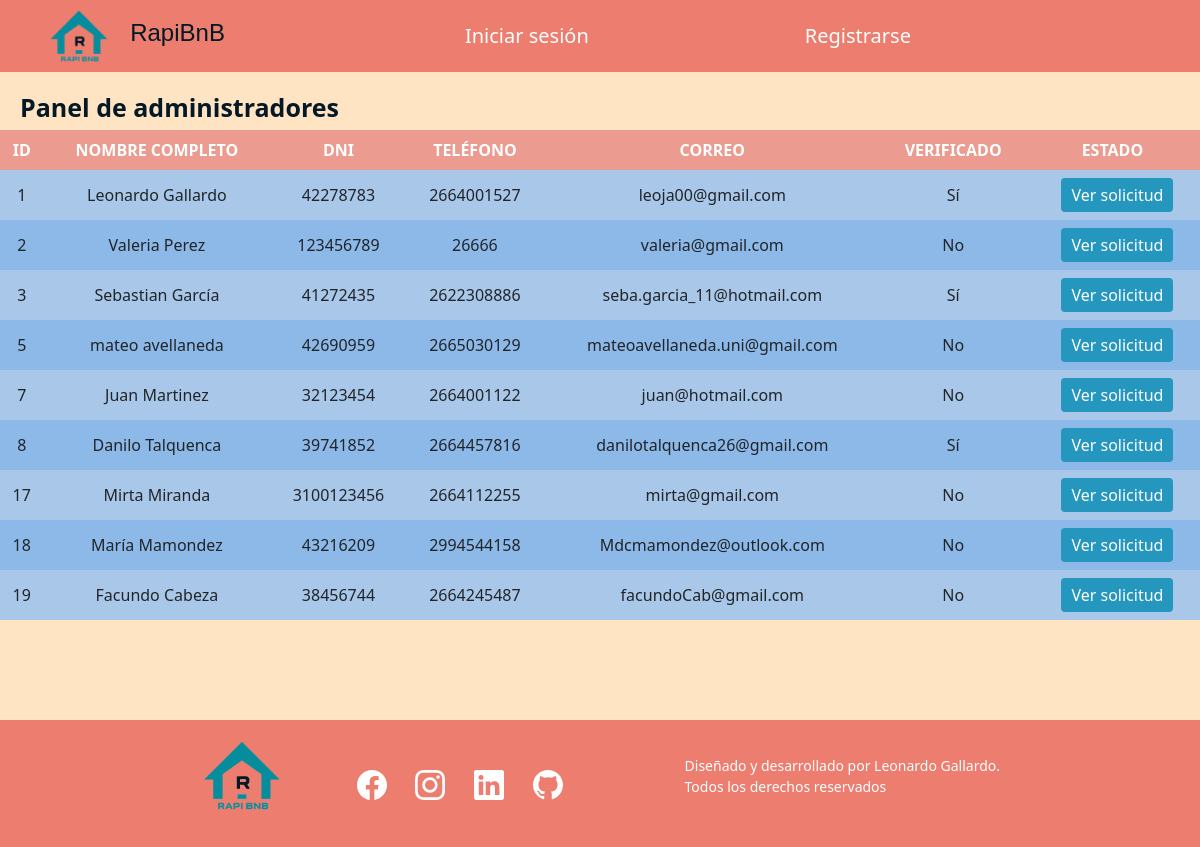
The page /panelAdmin.php on the database as committed earlier.
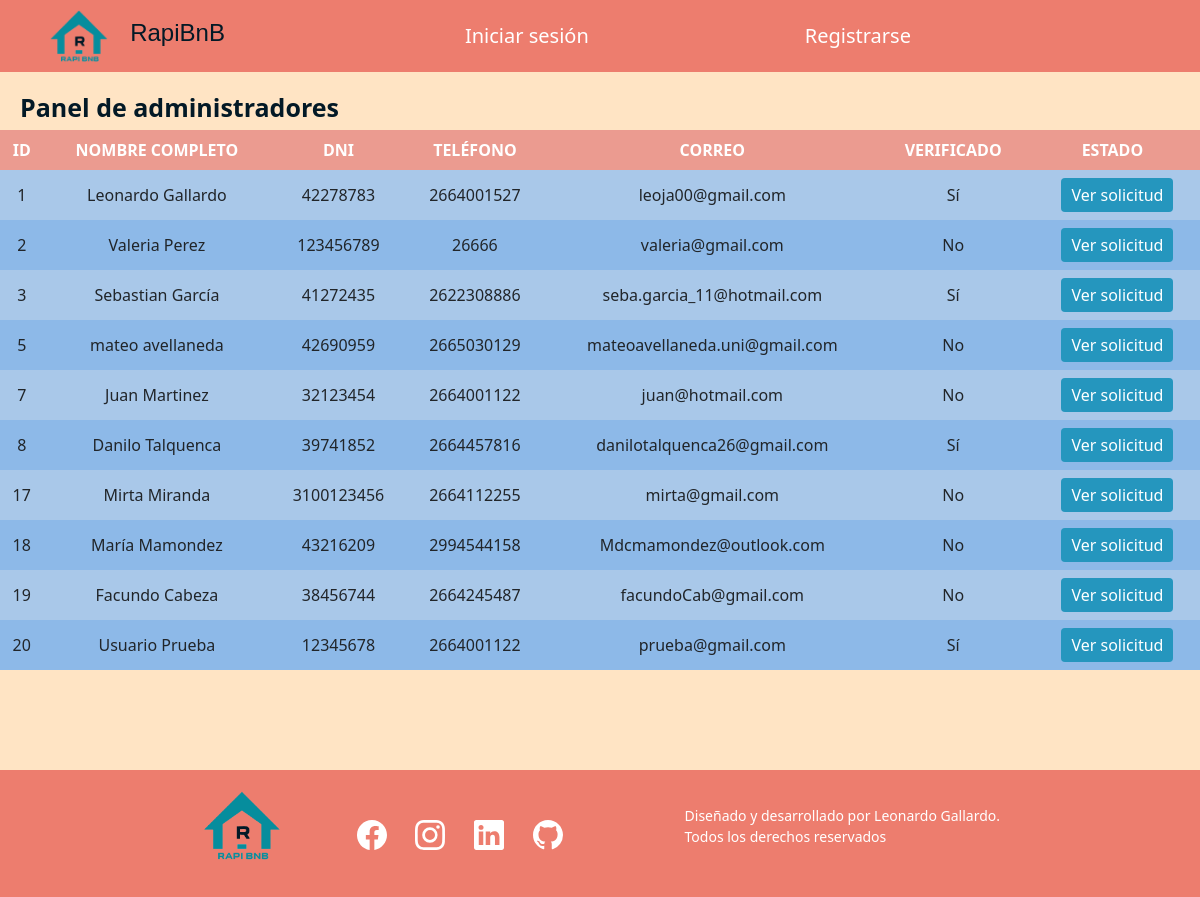
The same page on the database as committed later.
### tables this page shows
CREATE TABLE `usuarios` (
  `ID` int(11) NOT NULL,
  `Nombre` varchar(255) NOT NULL,
  `Apellido` varchar(255) NOT NULL,
  `DNI` varchar(20) NOT NULL,
  `CorreoElectronico` varchar(255) NOT NULL,
  `Telefono` varchar(20) DEFAULT NULL,
  `Intereses` text DEFAULT NULL,
  `Avatar` varchar(255) DEFAULT NULL,
  `Verificado` tinyint(1) DEFAULT 0,
  `FechaVerificacion` date DEFAULT NULL,
  `Biografia` text DEFAULT NULL,
  `Rol` tinyint(1) DEFAULT 0,
  `Contraseña` varchar(255) NOT NULL,
  `MensajeVerificacion` text DEFAULT NULL,
  `ArchivoVerificacion` varchar(255) DEFAULT NULL,
  `FechaVencimiento` date DEFAULT NULL
);

### panelAdmin.php (the view, shortened to what this page needs)
<?php
require_once 'header.php';
$sql = "SELECT * FROM usuarios";
$result = $conexion->query($sql);
?>
<!DOCTYPE html>
<html>
<head>
<link rel="stylesheet" type="text/css" href="estilo/panel.css">
</head>
<body>
  <br><br><br>
<h1 class="titulo">Panel de administradores</h1>
<table>
  <thead>
    <tr>
      <th>ID</th>
      <th>NOMBRE COMPLETO</th>
      <th>DNI</th>
      <th>TELÉFONO</th>
      <th>CORREO</th>
      <th>VERIFICADO</th>
      <th>ESTADO</th>
    </tr>
  </thead>
  <tbody>
  <?php
  if ($result->num_rows > 0) {
    while ($row = $result->fetch_assoc()) {
      echo "<tr>";
        echo "<td>" . $row["ID"] . "</td>";
        echo "<td>" . $row["Nombre"] ." ".$row['Apellido']."</td>";
        echo "<td>" . $row["DNI"] . "</td>";
        echo "<td>" . $row["Telefono"] . "</td>";
        echo "<td>" . $row["CorreoElectronico"] . "</td>";
        echo "<td>" . ($row["Verificado"] == 0 ? "No" : "Sí") . "</td>";
        echo "<td>";
        echo "<form method='post' action='panelAdminVerificacion.php'>";
        echo "<input type='submit' value='Ver solicitud'>";
        echo "</form>";
      echo "</td>";
      echo "</tr>";
    }
  } else {
    echo "No se encontraron registros.";
  }
  ?>
  </tbody>
</table>
</body>
</html>
<?php
require_once 'footer.php'?>

Rows that differ between the two databases and show on the page:
added usuarios: ID "20", Nombre "Usuario", Apellido "Prueba", DNI "12345678", Telefono "2664001122", CorreoElectronico "prueba@gmail.com", Verificado "Sí"
